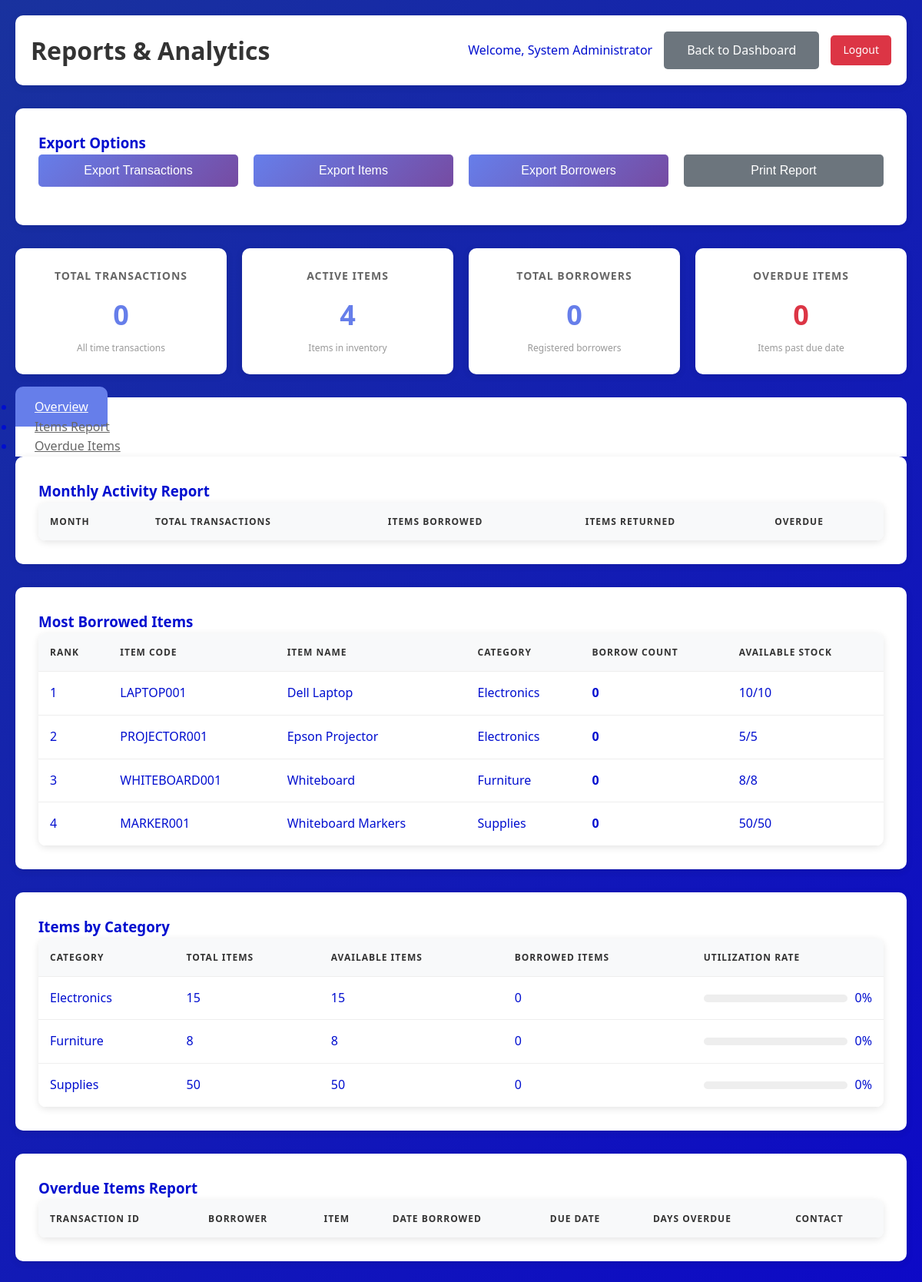
The app's page /views/reports.php (signed in) with its own data.
### tables this page shows
CREATE TABLE items (
    item_id INT PRIMARY KEY AUTO_INCREMENT,
    item_code VARCHAR(50) NOT NULL UNIQUE,
    item_name VARCHAR(100) NOT NULL,
    item_description TEXT,
    category VARCHAR(50) NOT NULL,
    total_quantity INT NOT NULL DEFAULT 0,
    available_quantity INT NOT NULL DEFAULT 0,
    unit VARCHAR(20) NOT NULL,
    created_at TIMESTAMP DEFAULT CURRENT_TIMESTAMP,
    updated_at TIMESTAMP DEFAULT CURRENT_TIMESTAMP ON UPDATE CURRENT_TIMESTAMP
);

### classes/Database.php (called while the page is built, shortened)
<?php
class Database {
    private $host = 'localhost';
    private $username = 'root';
    private $password = '';
    private $database = 'borrowing_system';
    private $connection;
    private function connect() {
        $this->connection = mysqli_connect(
            $this->host,
            $this->username,
            $this->password,
            $this->database
        );
        mysqli_set_charset($this->connection, 'utf8');
    }
    public function query($sql) {
        $result = mysqli_query($this->connection, $sql);
        return $result;
    }
}
?>

### models/Transaction.php (called while the page is built, shortened)
<?php
require_once '../classes/Database.php';
class Transaction
{
    private $db;
    public function __construct()
    {
        $this->db = new Database();
    }
    public function getDashboardStats()
    {
        $stats = [];
        $today = date('Y-m-d');
        $sql = "SELECT COUNT(*) as count FROM borrowing_transactions
                WHERE DATE(created_at) = '$today' AND status IN ('issued', 'returned')";
        $result = $this->db->query($sql);
        $stats['today_borrowed'] = mysqli_fetch_assoc($result)['count'];
        $week_start = date('Y-m-d', strtotime('monday this week'));
        $sql = "SELECT COUNT(*) as count FROM borrowing_transactions
                WHERE created_at >= '$week_start' AND status IN ('issued', 'returned')";
        $result = $this->db->query($sql);
        $stats['week_borrowed'] = mysqli_fetch_assoc($result)['count'];
        $month_start = date('Y-m-01');
        $sql = "SELECT COUNT(*) as count FROM borrowing_transactions
                WHERE created_at >= '$month_start' AND status IN ('issued', 'returned')";
        $result = $this->db->query($sql);
        $stats['month_borrowed'] = mysqli_fetch_assoc($result)['count'];
        $today = date('Y-m-d');
        $sql = "SELECT COUNT(*) as count FROM borrowing_transactions
                WHERE date_of_return < '$today' AND status = 'issued'";
        $result = $this->db->query($sql);
        $stats['overdue'] = mysqli_fetch_assoc($result)['count'];
        $three_days_later = date('Y-m-d', strtotime('+3 days'));
        $sql = "SELECT COUNT(*) as count FROM borrowing_transactions
                WHERE date_of_return BETWEEN '$today' AND '$three_days_later' AND status = 'issued'";
        $result = $this->db->query($sql);
        $stats['due_soon'] = mysqli_fetch_assoc($result)['count'];
        return $stats;
    }
    public function getCount()
    {
        $sql = "SELECT COUNT(*) as count FROM borrowing_transactions";
        $result = $this->db->query($sql);
        $row = mysqli_fetch_assoc($result);
        return $row['count'];
    }
}

### models/Item.php (called while the page is built, shortened)
<?php
require_once '../classes/Database.php';
class Item
{
    private $db;
    public function __construct()
    {
        $this->db = new Database();
    }
    public function getCount()
    {
        $sql = "SELECT COUNT(*) as count FROM items";
        $result = $this->db->query($sql);
        $row = mysqli_fetch_assoc($result);
        return $row['count'];
    }
    public function getMostBorrowed($limit = 10)
    {
        $sql = "SELECT i.*, COUNT(bi.item_id) as borrow_count
                FROM items i
                LEFT JOIN borrowed_items bi ON i.item_id = bi.item_id
                GROUP BY i.item_id
                ORDER BY borrow_count DESC
                LIMIT $limit";
        $result = $this->db->query($sql);
        return mysqli_fetch_all($result, MYSQLI_ASSOC);
    }
}

### models/Borrower.php (called while the page is built, shortened)
<?php
require_once '../classes/Database.php';
class Borrower
{
    private $db;
    public function __construct()
    {
        $this->db = new Database();
    }
    public function getCount()
    {
        $sql = "SELECT COUNT(*) as count FROM borrowers";
        $result = $this->db->query($sql);
        $row = mysqli_fetch_assoc($result);
        return $row['count'];
    }
}

### views/reports.php (the view, shortened to what this page needs)
<?php
require_once '../models/Transaction.php';
require_once '../models/Item.php';
require_once '../models/Borrower.php';
$transaction = new Transaction();
$item = new Item();
$borrower = new Borrower();
$stats = $transaction->getDashboardStats();
$most_borrowed_items = $item->getMostBorrowed(10);
?>
<!DOCTYPE html>
<html lang="en">
<head>
    <link rel="stylesheet" href="../assets/css/style.css">
</head>
<body>
    <div class="dashboard-container">
        <div class="header">
            <h1>Reports & Analytics</h1>
            <div class="user-info">
                <span>Welcome, <?php echo $_SESSION['admin_name']; ?></span>
                <a href="dashboard.php" class="btn btn-secondary">Back to Dashboard</a>
                <a href="dashboard.php?logout=1" class="logout-btn">Logout</a>
            </div>
        </div>
        <div class="form-container">
            <h3>Export Options</h3>
            <div class="form-row">
                <button class="btn btn-primary" onclick="exportReport('transactions')">Export Transactions</button>
                <button class="btn btn-primary" onclick="exportReport('items')">Export Items</button>
                <button class="btn btn-primary" onclick="exportReport('borrowers')">Export Borrowers</button>
                <button class="btn btn-secondary" onclick="printReport()">Print Report</button>
            </div>
        </div>
        <div class="stats-grid">
            <div class="stat-card">
                <h3>Total Transactions</h3>
                <div class="stat-number"><?php echo $transaction->getCount(); ?></div>
                <div class="stat-label">All time transactions</div>
            </div>
            <div class="stat-card">
                <h3>Active Items</h3>
                <div class="stat-number"><?php echo $item->getCount(); ?></div>
                <div class="stat-label">Items in inventory</div>
            </div>
            <div class="stat-card">
                <h3>Total Borrowers</h3>
                <div class="stat-number"><?php echo $borrower->getCount(); ?></div>
                <div class="stat-label">Registered borrowers</div>
            </div>
            <div class="stat-card">
                <h3>Overdue Items</h3>
                <div class="stat-number" style="color: #dc3545;"><?php echo $stats['overdue']; ?></div>
                <div class="stat-label">Items past due date</div>
            </div>
        </div>
        <div class="nav-tabs">
            <ul class="nav nav-tabs" role="tablist">
                <li class="nav-item" role="presentation">
                    <a class="nav-link active" href="#overview" role="tab" data-bs-toggle="tab">Overview</a>
                </li>
                <li class="nav-item" role="presentation">
                    <a class="nav-link" href="#items" role="tab" data-bs-toggle="tab">Items Report</a>
                </li>
                <li class="nav-item" role="presentation">
                    <a class="nav-link" href="#overdue" role="tab" data-bs-toggle="tab">Overdue Items</a>
                </li>
            </ul>
        </div>
        <div class="tab-content">
            <div class="tab-pane fade show active" id="overview">
                <div class="form-container">
                    <h3>Monthly Activity Report</h3>
                    <div class="table-container">
                        <table class="table">
                            <thead>
                                <tr>
                                    <th>Month</th>
                                    <th>Total Transactions</th>
                                    <th>Items Borrowed</th>
                                    <th>Items Returned</th>
                                    <th>Overdue</th>
                                </tr>
                            </thead>
                        </table>
                    </div>
                </div>
            </div>
            <div class="tab-pane fade" id="items">
                <div class="form-container">
                    <h3>Most Borrowed Items</h3>
                    <div class="table-container">
                        <table class="table">
                            <thead>
                                <tr>
                                    <th>Rank</th>
                                    <th>Item Code</th>
                                    <th>Item Name</th>
                                    <th>Category</th>
                                    <th>Borrow Count</th>
                                    <th>Available Stock</th>
                                </tr>
                            </thead>
                            <tbody>
                                <?php $rank = 1;
                                foreach ($most_borrowed_items as $item_data): ?>
                                    <tr>
                                        <td><?php echo $rank++; ?></td>
                                        <td><?php echo $item_data['item_code']; ?></td>
                                        <td><?php echo $item_data['item_name']; ?></td>
                                        <td><?php echo $item_data['category']; ?></td>
                                        <td><strong><?php echo $item_data['borrow_count']; ?></strong></td>
                                        <td><?php echo $item_data['available_quantity'] . '/' . $item_data['total_quantity']; ?>
                                        </td>
                                    </tr>
                                <?php endforeach; ?>
                            </tbody>
                        </table>
                    </div>
                </div>
                <div class="form-container">
                    <h3>Items by Category</h3>
                    <div class="table-container">
                        <table class="table">
                            <thead>
                                <tr>
                                    <th>Category</th>
                                    <th>Total Items</th>
                                    <th>Available Items</th>
                                    <th>Borrowed Items</th>
                                    <th>Utilization Rate</th>
                                </tr>
                            </thead>
                            <tbody>
                                <?php
                                $categories = [];
                                foreach ($most_borrowed_items as $item) {
                                    $cat = $item['category'];
                                    if (!isset($categories[$cat])) {
                                        $categories[$cat] = ['total' => 0, 'available' => 0, 'borrowed' => 0];
                                    }
                                    $categories[$cat]['total'] += $item['total_quantity'];
                                    $categories[$cat]['available'] += $item['available_quantity'];
                                    $categories[$cat]['borrowed'] += ($item['total_quantity'] - $item['available_quantity']);
                                }
                                foreach ($categories as $category => $data):
                                    $utilization = $data['total'] > 0 ? round((($data['total'] - $data['available']) / $data['total']) * 100, 1) : 0;
                                ?>
                                    <tr>
                                        <td><?php echo $category; ?></td>
                                        <td><?php echo $data['total']; ?></td>
                                        <td><?php echo $data['available']; ?></td>
                                        <td><?php echo $data['borrowed']; ?></td>
                                        <td>
                                            <div style="display: flex; align-items: center;">
                                                <div
                                                    style="flex: 1; background: #eee; height: 10px; margin-right: 10px; border-radius: 5px;">
                                                </div>
                                                <?php echo $utilization; ?>%
                                            </div>
                                        </td>
                                    </tr>
                                <?php endforeach; ?>
                            </tbody>
                        </table>
                    </div>
                </div>
            </div>
            <div class="tab-pane fade" id="overdue">
                <div class="form-container">
                    <h3>Overdue Items Report</h3>
                    <div class="table-container">
                        <table class="table">
                            <thead>
                                <tr>
                                    <th>Transaction ID</th>
                                    <th>Borrower</th>
                                    <th>Item</th>
                                    <th>Date Borrowed</th>
                                    <th>Due Date</th>
                                    <th>Days Overdue</th>
                                    <th>Contact</th>
                                </tr>
                            </thead>
                        </table>
                    </div>
                </div>
            </div>
        </div>
    </div>
</body>
</html>

### assets/css/style.css (style rules this page uses)
* { margin: 0; padding: 0; box-sizing: border-box; }
body { font-family: 'Segoe UI', Tahoma, Geneva, Verdana, sans-serif; line-height: 1.6; color: #000ecf; background: linear-gradient(135deg, #19329e 0%, #0d09c7 100%); min-height: 100vh; }
.btn { display: inline-block; padding: 12px 30px; border: none; border-radius: 5px; font-size: 16px; font-weight: 500; cursor: pointer; transition: all 0.3s ease; text-decoration: none; text-align: center; }
.btn-primary { background: linear-gradient(135deg, #667eea 0%, #764ba2 100%); color: white; width: 100%; }
.dashboard-container { max-width: 1200px; margin: 0 auto; padding: 20px; }
.header { background: white; padding: 20px; border-radius: 10px; box-shadow: 0 2px 10px rgba(0, 0, 0, 0.1); margin-bottom: 30px; display: flex; justify-content: space-between; align-items: center; }
.header h1 { color: #333; margin: 0; }
.user-info { display: flex; align-items: center; gap: 15px; }
.logout-btn { background: #dc3545; color: white; padding: 8px 16px; border: none; border-radius: 5px; cursor: pointer; text-decoration: none; font-size: 14px; }
.stats-grid { display: grid; grid-template-columns: repeat(auto-fit, minmax(250px, 1fr)); gap: 20px; margin-bottom: 30px; }
.stat-card { background: white; padding: 25px; border-radius: 10px; box-shadow: 0 2px 10px rgba(0, 0, 0, 0.1); text-align: center; }
.stat-card h3 { color: #666; margin-bottom: 10px; font-size: 14px; text-transform: uppercase; letter-spacing: 1px; }
.stat-number { font-size: 36px; font-weight: bold; color: #667eea; margin-bottom: 5px; }
.stat-label { color: #999; font-size: 12px; }
.table-container { background: white; border-radius: 10px; box-shadow: 0 2px 10px rgba(0, 0, 0, 0.1); overflow: hidden; }
.table { width: 100%; border-collapse: collapse; }
.table th, .table td { padding: 15px; text-align: left; border-bottom: 1px solid #eee; }
.table th { background: #f8f9fa; font-weight: 600; color: #333; text-transform: uppercase; font-size: 12px; letter-spacing: 1px; }
.btn-secondary { background: #6c757d; color: white; }
.form-container { background: white; padding: 30px; border-radius: 10px; box-shadow: 0 2px 10px rgba(0, 0, 0, 0.1); margin-bottom: 30px; }
.form-row { display: grid; grid-template-columns: repeat(auto-fit, minmax(250px, 1fr)); gap: 20px; margin-bottom: 20px; }
.nav-tabs { background: white; border-radius: 10px 10px 0 0; padding: 0; margin-bottom: 0; border-bottom: none; }
.nav-tabs .nav-item { margin-bottom: 0; }
.nav-tabs .nav-link { border: none; border-radius: 10px 10px 0 0; color: #666; font-weight: 500; padding: 15px 25px; }
.nav-tabs .nav-link.active { background: #667eea; color: white; }

### records on screen
items: item_code "LAPTOP001", item_name "Dell Laptop", category "Electronics", borrow_count "0", available_quantity "10", total_quantity "10"
items: item_code "PROJECTOR001", item_name "Epson Projector", category "Electronics", borrow_count "0", available_quantity "5", total_quantity "5"
items: item_code "WHITEBOARD001", item_name "Whiteboard", category "Furniture", borrow_count "0", available_quantity "8", total_quantity "8", total "8", available "8", borrowed "0", utilization "0"
items: item_code "MARKER001", item_name "Whiteboard Markers", category "Supplies", borrow_count "0", available_quantity "50", total_quantity "50", total "50", available "50", borrowed "0", utilization "0"

### other values on screen
$_SESSION['admin_name'] "System Administrator"
$transaction->getCount() "0"
$item->getCount() "4"
$borrower->getCount() "0"
$stats['overdue'] "0"
$category "Electronics"
$data['total'] "15"
$data['available'] "15"
$data['borrowed'] "0"
$utilization "0"
